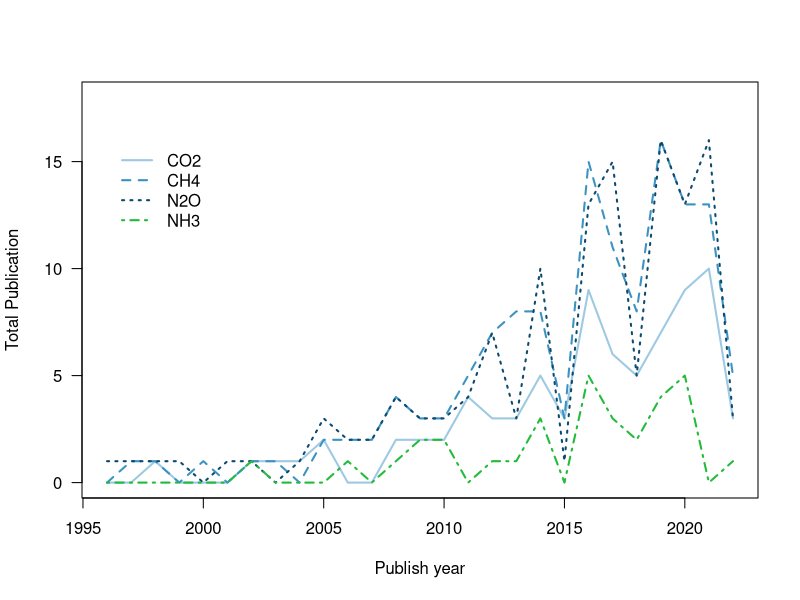
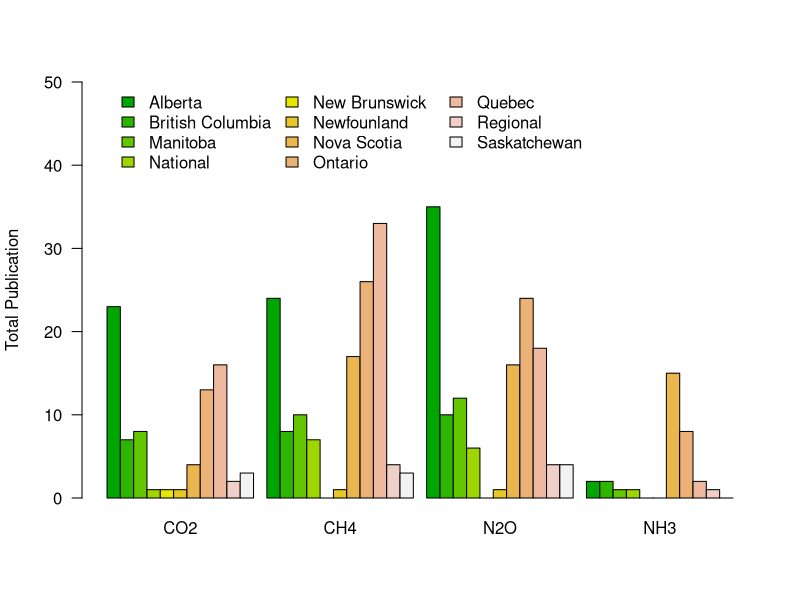

The R source for these figures, in order:
#read data
GHG<-read.csv("data input/data of ghg emission.csv",header=T)

#First plot is to know the trend of GHG emission
#Are we turning our focus from CO2 to CH4 and N2O?
ghg.year<-data.frame(year=c(1996:2022),CO2=rep(0,27)
                     ,CH4=rep(0,27),N2O=rep(0,27)
                     ,NH3=rep(0,27))  #empty table
for(i in 1:4) {
ghg.year[i+1]<-tapply(GHG[,19+i],GHG$Pub..year,sum)
}

cols<-c("#9EC9E2","#3C93C2","#0D4A70"
        ,"#22BB3B")
#plot
pdf(file = "Publication in year.pdf")
plot(ghg.year$year,ghg.year$CO2,type="n"
     ,ylim=c(0,18),ylab="Total Publication"
     ,xlab="Publish year",las=1)
for(i in 1:4){
lines(ghg.year$year,ghg.year[,i+1],col=cols[i],
      lwd=2,lty=i)
}

legend(1996,16,colnames(ghg.year)[2:5]
       ,col=cols,lty=c(1:4),bty="n",lwd=2)
dev.off()

#We want to spatial distribtion of the studies
prov<-sort(unique(GHG$Region))
ghg.prov<-data.frame(prov=prov,CO2=rep(0,11)
                     ,CH4=rep(0,11),N2O=rep(0,11)
                     ,NH3=rep(0,11))  #empty table
for(i in 1:4) {
  ghg.prov[i+1]<-tapply(GHG[,19+i],GHG$Region,sum)
}
cols.bar<-terrain.colors(11)
pdf(file="Publication in province.pdf")
barplot(as.matrix(ghg.prov[,2:5])
        ,beside=TRUE,ylim=c(0,50)
        ,col=cols.bar,las=1
        ,ylab="Total Publication")

legend(1,50,ghg.prov[,1],bty="n",
       ncol=3,fill =cols.bar)
dev.off()

